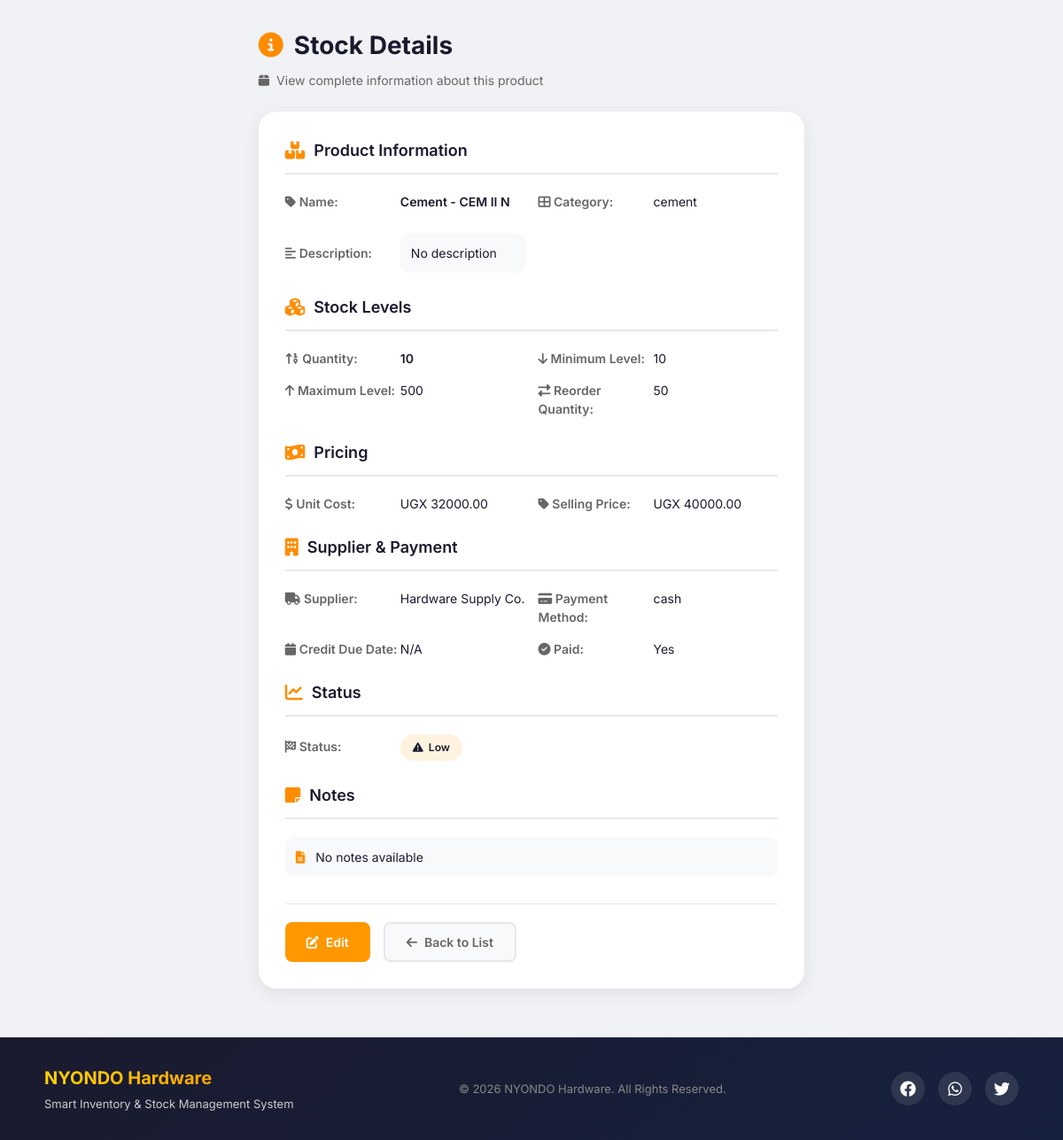
Page /stock/details/1/ on the committed database.
### web/models.py (models this page shows, shortened)
class Stock(models.Model):
    CATEGORY_CHOICES = [
        ('cement', 'Cement'),
        ('steel', 'Steel / Iron Bars'),
        ('nails', 'Nails'),
        ('hardware', 'Hardware'),
        ('roofing', 'Roofing'),
    ]
    STATUS_CHOICES = [
        ('critical', 'Critical - Below 10 units'),
        ('low', 'Low Stock - Below 30 units'),
        ('normal', 'Normal Stock'),
        ('overstock', 'Overstock'),
    ]
    PAYMENT_METHOD_CHOICES = [
        ('cash', 'Cash'),
        ('bank_transfer', 'Bank Transfer'),
        ('credit', 'Credit (Pay Later)'),
        ('cheque', 'Cheque'),
        ('mobile_money', 'Mobile Money'),
    ]
    UNIT_CHOICES = [
        ('pcs', 'Pieces'),
        ('kg', 'Kilograms'),
        ('bags', 'Bags'),
    ]
    product_name = models.CharField(max_length=50)
    category = models.CharField(
        max_length=60,
        choices=CATEGORY_CHOICES
    )
    description = models.TextField(
        blank=True,
        null=True
    )
    quantity = models.IntegerField(
        default=0,
        validators=[MinValueValidator(0)]
    )
    minimum_stock_level = models.IntegerField(
        default=10,
        validators=[MinValueValidator(0)]
    )
    maximum_stock_level = models.IntegerField(
        default=500,
        validators=[MinValueValidator(0)]
    )
    reorder_quantity = models.IntegerField(
        default=50,
        validators=[MinValueValidator(0)]
    )
    unit = models.CharField(
        max_length=10,
        choices=UNIT_CHOICES,
        default='pcs'
    )
    unit_cost = models.DecimalField(
        max_digits=12,
        decimal_places=2,
        validators=[MinValueValidator(Decimal('0.01'))]
    )
    selling_price = models.DecimalField(
        max_digits=12,
        decimal_places=2,
        validators=[MinValueValidator(Decimal('0.01'))]
    )
    received_date = models.DateField(auto_now_add=True)
    supplier = models.ForeignKey(
        Supplier,
        on_delete=models.SET_NULL,
        null=True
    )
    payment_method = models.CharField(
        max_length=20,
        choices=PAYMENT_METHOD_CHOICES,
        default='cash'
    )
    credit_due_date = models.DateField(
        blank=True,
        null=True
    )
    is_paid = models.BooleanField(default=False)
    status = models.CharField(
        max_length=20,
        choices=STATUS_CHOICES,
        default='normal'
    )
    notes = models.TextField(
        blank=True,
        null=True
    )

class Supplier(models.Model):
    name = models.CharField(max_length=50)
    email = models.EmailField(max_length=255)
    address = models.TextField()
    contact = models.CharField(max_length=20)
    def __str__(self):
        return self.name

### web/views.py (the view)
# urls.py: path('stock/details/<int:pk>/', views.stock_details, name="stock_details"),
def stock_details(request, pk):
    stock = get_object_or_404(Stock, pk=pk)
    context = {
        "stock": stock
    }
    return render(request, "stock_details.html", context)

### web/templates/stock_details.html (shortened to what this page needs)
<!DOCTYPE html>
<html lang="en">
<head>
    <link rel="stylesheet" href="https://cdnjs.cloudflare.com/ajax/libs/font-awesome/6.4.0/css/all.min.css">
</head>
<body>
<div class="container">
    <div class="page-header">
        <h2>
            <i class="fas fa-info-circle"></i> Stock Details
        </h2>
        <p>
            <i class="fas fa-box"></i> View complete information about this product
        </p>
    </div>
    <div class="card">
        <div class="section-header">
            <i class="fas fa-boxes"></i>
            <h4>Product Information</h4>
        </div>
        <div class="info-grid">
            <div class="info-item">
                <span class="info-label"><i class="fas fa-tag"></i> Name:</span>
                <span class="info-value"><strong>{{ stock.product_name }}</strong></span>
            </div>
            <div class="info-item">
                <span class="info-label"><i class="fas fa-th-large"></i> Category:</span>
                <span class="info-value">{{ stock.category }}</span>
            </div>
            <div class="info-item info-full">
                <span class="info-label"><i class="fas fa-align-left"></i> Description:</span>
                <span class="info-value">{{ stock.description|default:"No description" }}</span>
            </div>
        </div>
        <div class="section-header" style="margin-top: 25px;">
            <i class="fas fa-cubes"></i>
            <h4>Stock Levels</h4>
        </div>
        <div class="info-grid">
            <div class="info-item">
                <span class="info-label"><i class="fas fa-sort-numeric-up"></i> Quantity:</span>
                <span class="info-value {% if stock.quantity < 10 %}text-danger{% endif %}">
                    <strong>{{ stock.quantity }}</strong>
                </span>
            </div>
            <div class="info-item">
                <span class="info-label"><i class="fas fa-arrow-down"></i> Minimum Level:</span>
                <span class="info-value">{{ stock.minimum_stock_level }}</span>
            </div>
            <div class="info-item">
                <span class="info-label"><i class="fas fa-arrow-up"></i> Maximum Level:</span>
                <span class="info-value">{{ stock.maximum_stock_level }}</span>
            </div>
            <div class="info-item">
                <span class="info-label"><i class="fas fa-exchange-alt"></i> Reorder Quantity:</span>
                <span class="info-value">{{ stock.reorder_quantity }}</span>
            </div>
        </div>
        <div class="section-header" style="margin-top: 25px;">
            <i class="fas fa-money-bill-wave"></i>
            <h4>Pricing</h4>
        </div>
        <div class="info-grid">
            <div class="info-item">
                <span class="info-label"><i class="fas fa-dollar-sign"></i> Unit Cost:</span>
                <span class="info-value">UGX {{ stock.unit_cost }}</span>
            </div>
            <div class="info-item">
                <span class="info-label"><i class="fas fa-tag"></i> Selling Price:</span>
                <span class="info-value">UGX {{ stock.selling_price }}</span>
            </div>
        </div>
        <div class="section-header" style="margin-top: 25px;">
            <i class="fas fa-building"></i>
            <h4>Supplier & Payment</h4>
        </div>
        <div class="info-grid">
            <div class="info-item">
                <span class="info-label"><i class="fas fa-truck"></i> Supplier:</span>
                <span class="info-value">{{ stock.supplier }}</span>
            </div>
            <div class="info-item">
                <span class="info-label"><i class="fas fa-credit-card"></i> Payment Method:</span>
                <span class="info-value">{{ stock.payment_method }}</span>
            </div>
            <div class="info-item">
                <span class="info-label"><i class="fas fa-calendar"></i> Credit Due Date:</span>
                <span class="info-value">{{ stock.credit_due_date|default:"N/A" }}</span>
            </div>
            <div class="info-item">
                <span class="info-label"><i class="fas fa-check-circle"></i> Paid:</span>
                <span class="info-value">{{ stock.is_paid|yesno:"Yes,No" }}</span>
            </div>
        </div>
        <div class="section-header" style="margin-top: 25px;">
            <i class="fas fa-chart-line"></i>
            <h4>Status</h4>
        </div>
        <div class="info-item">
            <span class="info-label"><i class="fas fa-flag-checkered"></i> Status:</span>
            <span class="info-value">
                {% if stock.status == 'critical' %}
                    <span class="badge bg-danger"><i class="fas fa-exclamation-circle"></i> Critical</span>
                {% elif stock.status == 'low' %}
                    <span class="badge bg-warning text-dark"><i class="fas fa-exclamation-triangle"></i> Low</span>
                {% elif stock.status == 'overstock' %}
                    <span class="badge bg-info"><i class="fas fa-chart-line"></i> Overstock</span>
                {% else %}
                    <span class="badge bg-success"><i class="fas fa-check-circle"></i> Normal</span>
                {% endif %}
            </span>
        </div>
        <div class="section-header" style="margin-top: 25px;">
            <i class="fas fa-sticky-note"></i>
            <h4>Notes</h4>
        </div>
        <div class="info-full">
            <div class="info-value">
                <i class="fas fa-file-alt" style="color: #ff8c00; margin-right: 8px;"></i>
                {{ stock.notes|default:"No notes available" }}
            </div>
        </div>
        <div class="action-buttons">
            <a href="{% url 'edit_stock' stock.id %}" class="btn btn-warning">
                <i class="fas fa-edit"></i> Edit
            </a>
            <a href="{% url 'stock_list' %}" class="btn btn-secondary">
                <i class="fas fa-arrow-left"></i> Back to List
            </a>
        </div>
    </div>
</div>
{% include 'footer.html'   %}
</body>
</html>

### web/templates/stock_details.html (style rules this page uses)
* { margin: 0; padding: 0; box-sizing: border-box; }
body { font-family: 'Inter', sans-serif; background: #f0f2f5; color: #1a1a2e; line-height: 1.5; }
.container { max-width: 900px; margin: 0 auto; padding: 30px 20px; }
.page-header { margin-bottom: 25px; }
.page-header h2 { font-size: 28px; font-weight: 700; color: #1a1a2e; display: flex; align-items: center; gap: 12px; }
.page-header h2 i { color: #ff8c00; }
.page-header p { color: #666; font-size: 14px; margin-top: 8px; display: flex; align-items: center; gap: 8px; }
.card { background: white; border-radius: 20px; padding: 30px; box-shadow: 0 5px 20px rgba(0,0,0,0.08); margin-bottom: 25px; }
.section-header { display: flex; align-items: center; gap: 10px; margin-bottom: 20px; padding-bottom: 12px; border-bottom: 2px solid #e5e7eb; }
.section-header i { font-size: 20px; color: #ff8c00; }
.section-header h4 { font-size: 18px; font-weight: 600; color: #1a1a2e; margin: 0; }
.info-grid { display: grid; grid-template-columns: repeat(2, 1fr); gap: 15px; }
.info-item { display: flex; align-items: baseline; flex-wrap: wrap; }
.info-label { font-weight: 600; color: #666; width: 130px; font-size: 14px; }
.info-value { color: #1a1a2e; font-size: 14px; flex: 1; }
.info-value strong { font-weight: 600; color: #1a1a2e; }
.info-full { margin-top: 10px; }
.info-full .info-label { margin-bottom: 8px; }
.info-full .info-value { background: #f8f9fa; padding: 12px; border-radius: 10px; width: 100%; }
.badge { display: inline-flex; align-items: center; gap: 6px; padding: 6px 14px; border-radius: 20px; font-size: 12px; font-weight: 600; }
.badge.bg-warning { background: #fff3e0; color: #ff9800; }
.badge.text-dark { color: #1a1a2e; }
.btn { display: inline-flex; align-items: center; gap: 8px; padding: 10px 24px; border-radius: 8px; font-weight: 600; font-size: 14px; cursor: pointer; transition: all 0.3s; text-decoration: none; border: none; font-family: 'Inter', sans-serif; }
.btn-warning { background: #ff9800; color: white; }
.btn-secondary { background: #f8f9fa; border: 2px solid #e5e7eb; color: #666; }
.action-buttons { display: flex; gap: 15px; margin-top: 30px; padding-top: 20px; border-top: 1px solid #e5e7eb; flex-wrap: wrap; }

### web/templates/footer.html (style rules this page uses)
* { margin: 0; padding: 0; box-sizing: border-box; }
body { font-family: 'Inter', sans-serif; background: #f0f2f5; min-height: 100vh; display: flex; flex-direction: column; }

### rows in the picture
Stock: product_name "Cement - CEM II N", category "cement", description "No description", quantity "10", minimum_stock_level "10", maximum_stock_level "500", reorder_quantity "50", unit_cost "32000.00", selling_price "40000.00", supplier "Hardware Supply Co.", payment_method "cash", credit_due_date "N/A", is_paid "Yes", notes "No notes available"
